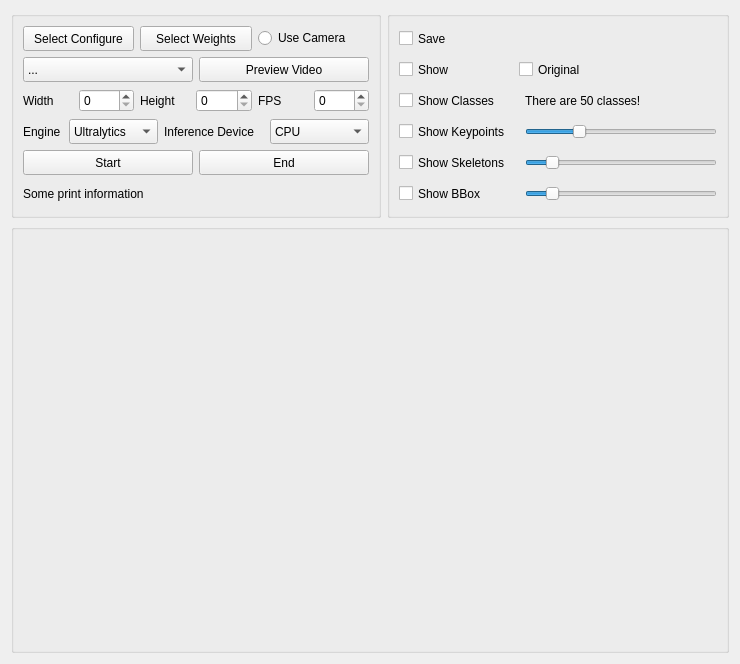
<?xml version="1.0" encoding="UTF-8"?>
<ui version="4.0">
 <class>AnimalPoseInference</class>
 <widget class="QWidget" name="AnimalPoseInference">
  <property name="geometry">
   <rect>
    <x>0</x>
    <y>0</y>
    <width>740</width>
    <height>664</height>
   </rect>
  </property>
  <property name="sizePolicy">
   <sizepolicy hsizetype="Expanding" vsizetype="Expanding">
    <horstretch>0</horstretch>
    <verstretch>0</verstretch>
   </sizepolicy>
  </property>
  <property name="acceptDrops">
   <bool>false</bool>
  </property>
  <property name="windowTitle">
   <string>AnimalPoseInference</string>
  </property>
  <layout class="QVBoxLayout" name="AnimalPoseInferenceLayout">
   <item>
    <layout class="QHBoxLayout" name="BaseConfigure">
     <item>
      <widget class="QGroupBox" name="BaseToolsGroup">
       <property name="sizePolicy">
        <sizepolicy hsizetype="Preferred" vsizetype="Preferred">
         <horstretch>0</horstretch>
         <verstretch>0</verstretch>
        </sizepolicy>
       </property>
       <property name="title">
        <string/>
       </property>
       <layout class="QVBoxLayout" name="BaseToolsGroupLayout">
        <item>
         <layout class="QVBoxLayout" name="BaseToolsLayout">
          <item>
           <layout class="QHBoxLayout" name="BaseConfigureLayout">
            <item>
             <widget class="QPushButton" name="SelectConfigure">
              <property name="sizePolicy">
               <sizepolicy hsizetype="Preferred" vsizetype="Fixed">
                <horstretch>0</horstretch>
                <verstretch>0</verstretch>
               </sizepolicy>
              </property>
              <property name="minimumSize">
               <size>
                <width>0</width>
                <height>25</height>
               </size>
              </property>
              <property name="maximumSize">
               <size>
                <width>16777215</width>
                <height>25</height>
               </size>
              </property>
              <property name="text">
               <string>Select Configure</string>
              </property>
             </widget>
            </item>
            <item>
             <widget class="QPushButton" name="SelectWeights">
              <property name="sizePolicy">
               <sizepolicy hsizetype="Preferred" vsizetype="Fixed">
                <horstretch>0</horstretch>
                <verstretch>0</verstretch>
               </sizepolicy>
              </property>
              <property name="minimumSize">
               <size>
                <width>0</width>
                <height>25</height>
               </size>
              </property>
              <property name="maximumSize">
               <size>
                <width>16777215</width>
                <height>25</height>
               </size>
              </property>
              <property name="text">
               <string>Select Weights</string>
              </property>
             </widget>
            </item>
            <item>
             <widget class="QRadioButton" name="CameraORVideos">
              <property name="sizePolicy">
               <sizepolicy hsizetype="Preferred" vsizetype="Fixed">
                <horstretch>0</horstretch>
                <verstretch>0</verstretch>
               </sizepolicy>
              </property>
              <property name="text">
               <string>Use Camera</string>
              </property>
             </widget>
            </item>
           </layout>
          </item>
          <item>
           <layout class="QHBoxLayout" name="CameraVideosLayout">
            <item>
             <widget class="QComboBox" name="CameraVideosSelection">
              <property name="sizePolicy">
               <sizepolicy hsizetype="Preferred" vsizetype="Fixed">
                <horstretch>0</horstretch>
                <verstretch>0</verstretch>
               </sizepolicy>
              </property>
              <property name="minimumSize">
               <size>
                <width>0</width>
                <height>25</height>
               </size>
              </property>
              <property name="maximumSize">
               <size>
                <width>16777215</width>
                <height>25</height>
               </size>
              </property>
              <item>
               <property name="text">
                <string>...</string>
               </property>
              </item>
              <item>
               <property name="text">
                <string>Select video file...</string>
               </property>
              </item>
             </widget>
            </item>
            <item>
             <widget class="QPushButton" name="CheckCameraVideosConnect">
              <property name="sizePolicy">
               <sizepolicy hsizetype="Preferred" vsizetype="Fixed">
                <horstretch>0</horstretch>
                <verstretch>0</verstretch>
               </sizepolicy>
              </property>
              <property name="minimumSize">
               <size>
                <width>0</width>
                <height>25</height>
               </size>
              </property>
              <property name="maximumSize">
               <size>
                <width>16777215</width>
                <height>25</height>
               </size>
              </property>
              <property name="text">
               <string>Preview Video</string>
              </property>
             </widget>
            </item>
           </layout>
          </item>
          <item>
           <layout class="QHBoxLayout" name="CameraParametersLayout">
            <item>
             <layout class="QHBoxLayout" name="WidthLayout">
              <item>
               <widget class="QLabel" name="WidthLabel">
                <property name="minimumSize">
                 <size>
                  <width>50</width>
                  <height>25</height>
                 </size>
                </property>
                <property name="maximumSize">
                 <size>
                  <width>50</width>
                  <height>25</height>
                 </size>
                </property>
                <property name="text">
                 <string>Width</string>
                </property>
               </widget>
              </item>
              <item>
               <widget class="QSpinBox" name="WidthSetup"/>
              </item>
             </layout>
            </item>
            <item>
             <layout class="QHBoxLayout" name="HeightLayout">
              <item>
               <widget class="QLabel" name="HeightLabel">
                <property name="minimumSize">
                 <size>
                  <width>50</width>
                  <height>25</height>
                 </size>
                </property>
                <property name="maximumSize">
                 <size>
                  <width>50</width>
                  <height>25</height>
                 </size>
                </property>
                <property name="text">
                 <string>Height</string>
                </property>
               </widget>
              </item>
              <item>
               <widget class="QSpinBox" name="HeightSetup"/>
              </item>
             </layout>
            </item>
            <item>
             <layout class="QHBoxLayout" name="FPSLayout">
              <item>
               <widget class="QLabel" name="FPSLabel">
                <property name="minimumSize">
                 <size>
                  <width>50</width>
                  <height>25</height>
                 </size>
                </property>
                <property name="maximumSize">
                 <size>
                  <width>50</width>
                  <height>25</height>
                 </size>
                </property>
                <property name="text">
                 <string>FPS</string>
                </property>
               </widget>
              </item>
              <item>
               <widget class="QSpinBox" name="FPSSetup"/>
              </item>
             </layout>
            </item>
           </layout>
          </item>
          <item>
           <layout class="QHBoxLayout" name="EngineDeviceLayout">
            <item>
             <layout class="QHBoxLayout" name="EngineLayout">
              <item>
               <widget class="QLabel" name="EngineLabel">
                <property name="sizePolicy">
                 <sizepolicy hsizetype="Fixed" vsizetype="Fixed">
                  <horstretch>0</horstretch>
                  <verstretch>0</verstretch>
                 </sizepolicy>
                </property>
                <property name="minimumSize">
                 <size>
                  <width>40</width>
                  <height>25</height>
                 </size>
                </property>
                <property name="maximumSize">
                 <size>
                  <width>40</width>
                  <height>25</height>
                 </size>
                </property>
                <property name="text">
                 <string>Engine</string>
                </property>
               </widget>
              </item>
              <item>
               <widget class="QComboBox" name="EngineSelection">
                <property name="minimumSize">
                 <size>
                  <width>0</width>
                  <height>25</height>
                 </size>
                </property>
                <property name="maximumSize">
                 <size>
                  <width>16777215</width>
                  <height>25</height>
                 </size>
                </property>
                <item>
                 <property name="text">
                  <string>Ultralytics</string>
                 </property>
                </item>
                <item>
                 <property name="text">
                  <string>OpenCV</string>
                 </property>
                </item>
                <item>
                 <property name="text">
                  <string>OpenVINO</string>
                 </property>
                </item>
                <item>
                 <property name="text">
                  <string>MMdeploy</string>
                 </property>
                </item>
               </widget>
              </item>
             </layout>
            </item>
            <item>
             <layout class="QHBoxLayout" name="DeviceLayout">
              <item>
               <widget class="QLabel" name="DeviceLabel">
                <property name="minimumSize">
                 <size>
                  <width>100</width>
                  <height>25</height>
                 </size>
                </property>
                <property name="maximumSize">
                 <size>
                  <width>100</width>
                  <height>25</height>
                 </size>
                </property>
                <property name="text">
                 <string>Inference Device</string>
                </property>
               </widget>
              </item>
              <item>
               <widget class="QComboBox" name="DeviceSelection">
                <property name="minimumSize">
                 <size>
                  <width>0</width>
                  <height>25</height>
                 </size>
                </property>
                <property name="maximumSize">
                 <size>
                  <width>16777215</width>
                  <height>25</height>
                 </size>
                </property>
                <item>
                 <property name="text">
                  <string>CPU</string>
                 </property>
                </item>
                <item>
                 <property name="text">
                  <string>NVIDIA GPU</string>
                 </property>
                </item>
                <item>
                 <property name="text">
                  <string>Ascend NPU</string>
                 </property>
                </item>
                <item>
                 <property name="text">
                  <string>Intel NPU</string>
                 </property>
                </item>
                <item>
                 <property name="text">
                  <string>Hailo NPU</string>
                 </property>
                </item>
               </widget>
              </item>
             </layout>
            </item>
           </layout>
          </item>
          <item>
           <layout class="QHBoxLayout" name="StartEndLayout">
            <item>
             <widget class="QPushButton" name="Start">
              <property name="minimumSize">
               <size>
                <width>0</width>
                <height>25</height>
               </size>
              </property>
              <property name="maximumSize">
               <size>
                <width>16777215</width>
                <height>25</height>
               </size>
              </property>
              <property name="text">
               <string>Start</string>
              </property>
             </widget>
            </item>
            <item>
             <widget class="QPushButton" name="End">
              <property name="minimumSize">
               <size>
                <width>0</width>
                <height>25</height>
               </size>
              </property>
              <property name="maximumSize">
               <size>
                <width>16777215</width>
                <height>25</height>
               </size>
              </property>
              <property name="text">
               <string>End</string>
              </property>
             </widget>
            </item>
           </layout>
          </item>
         </layout>
        </item>
        <item>
         <widget class="QLabel" name="PrintInformation">
          <property name="sizePolicy">
           <sizepolicy hsizetype="Preferred" vsizetype="Fixed">
            <horstretch>0</horstretch>
            <verstretch>0</verstretch>
           </sizepolicy>
          </property>
          <property name="minimumSize">
           <size>
            <width>0</width>
            <height>25</height>
           </size>
          </property>
          <property name="maximumSize">
           <size>
            <width>16777215</width>
            <height>25</height>
           </size>
          </property>
          <property name="text">
           <string>Some print information</string>
          </property>
         </widget>
        </item>
       </layout>
      </widget>
     </item>
     <item>
      <widget class="QGroupBox" name="ShowToolsGroup">
       <property name="sizePolicy">
        <sizepolicy hsizetype="Preferred" vsizetype="Preferred">
         <horstretch>0</horstretch>
         <verstretch>0</verstretch>
        </sizepolicy>
       </property>
       <property name="title">
        <string/>
       </property>
       <layout class="QVBoxLayout" name="ShowToolsGroupLayout">
        <item>
         <layout class="QVBoxLayout" name="ShowToolsLayout">
          <item>
           <widget class="QCheckBox" name="Save">
            <property name="sizePolicy">
             <sizepolicy hsizetype="Fixed" vsizetype="Fixed">
              <horstretch>0</horstretch>
              <verstretch>0</verstretch>
             </sizepolicy>
            </property>
            <property name="minimumSize">
             <size>
              <width>120</width>
              <height>25</height>
             </size>
            </property>
            <property name="maximumSize">
             <size>
              <width>120</width>
              <height>25</height>
             </size>
            </property>
            <property name="text">
             <string>Save</string>
            </property>
           </widget>
          </item>
          <item>
           <layout class="QHBoxLayout" name="ShowLayout">
            <property name="spacing">
             <number>0</number>
            </property>
            <property name="sizeConstraint">
             <enum>QLayout::SizeConstraint::SetDefaultConstraint</enum>
            </property>
            <item>
             <widget class="QCheckBox" name="Show">
              <property name="sizePolicy">
               <sizepolicy hsizetype="Fixed" vsizetype="Fixed">
                <horstretch>0</horstretch>
                <verstretch>0</verstretch>
               </sizepolicy>
              </property>
              <property name="minimumSize">
               <size>
                <width>120</width>
                <height>25</height>
               </size>
              </property>
              <property name="maximumSize">
               <size>
                <width>120</width>
                <height>25</height>
               </size>
              </property>
              <property name="text">
               <string>Show</string>
              </property>
             </widget>
            </item>
            <item>
             <widget class="QCheckBox" name="Backgroud">
              <property name="enabled">
               <bool>true</bool>
              </property>
              <property name="sizePolicy">
               <sizepolicy hsizetype="Preferred" vsizetype="Fixed">
                <horstretch>0</horstretch>
                <verstretch>0</verstretch>
               </sizepolicy>
              </property>
              <property name="minimumSize">
               <size>
                <width>120</width>
                <height>25</height>
               </size>
              </property>
              <property name="text">
               <string>Original</string>
              </property>
              <property name="tristate">
               <bool>true</bool>
              </property>
             </widget>
            </item>
           </layout>
          </item>
          <item>
           <layout class="QHBoxLayout" name="ShowClassesLayout">
            <item>
             <widget class="QCheckBox" name="ShowClasses">
              <property name="sizePolicy">
               <sizepolicy hsizetype="Fixed" vsizetype="Fixed">
                <horstretch>0</horstretch>
                <verstretch>0</verstretch>
               </sizepolicy>
              </property>
              <property name="minimumSize">
               <size>
                <width>120</width>
                <height>25</height>
               </size>
              </property>
              <property name="maximumSize">
               <size>
                <width>120</width>
                <height>25</height>
               </size>
              </property>
              <property name="text">
               <string>Show Classes</string>
              </property>
             </widget>
            </item>
            <item>
             <widget class="QLabel" name="Classes">
              <property name="minimumSize">
               <size>
                <width>0</width>
                <height>25</height>
               </size>
              </property>
              <property name="maximumSize">
               <size>
                <width>16777215</width>
                <height>25</height>
               </size>
              </property>
              <property name="text">
               <string>There are 50 classes!</string>
              </property>
             </widget>
            </item>
           </layout>
          </item>
          <item>
           <layout class="QHBoxLayout" name="ShowKeypointsLayout">
            <item>
             <widget class="QCheckBox" name="ShowKeypoints">
              <property name="sizePolicy">
               <sizepolicy hsizetype="Fixed" vsizetype="Fixed">
                <horstretch>0</horstretch>
                <verstretch>0</verstretch>
               </sizepolicy>
              </property>
              <property name="minimumSize">
               <size>
                <width>120</width>
                <height>25</height>
               </size>
              </property>
              <property name="maximumSize">
               <size>
                <width>120</width>
                <height>25</height>
               </size>
              </property>
              <property name="text">
               <string>Show Keypoints</string>
              </property>
             </widget>
            </item>
            <item>
             <widget class="QSlider" name="ShowKeypointsRadius">
              <property name="minimum">
               <number>1</number>
              </property>
              <property name="maximum">
               <number>20</number>
              </property>
              <property name="pageStep">
               <number>2</number>
              </property>
              <property name="sliderPosition">
               <number>6</number>
              </property>
              <property name="orientation">
               <enum>Qt::Orientation::Horizontal</enum>
              </property>
              <property name="invertedAppearance">
               <bool>false</bool>
              </property>
              <property name="invertedControls">
               <bool>false</bool>
              </property>
              <property name="tickPosition">
               <enum>QSlider::TickPosition::NoTicks</enum>
              </property>
             </widget>
            </item>
           </layout>
          </item>
          <item>
           <layout class="QHBoxLayout" name="ShowSkeletonsLayout">
            <item>
             <widget class="QCheckBox" name="ShowSkeletons">
              <property name="sizePolicy">
               <sizepolicy hsizetype="Fixed" vsizetype="Fixed">
                <horstretch>0</horstretch>
                <verstretch>0</verstretch>
               </sizepolicy>
              </property>
              <property name="minimumSize">
               <size>
                <width>120</width>
                <height>25</height>
               </size>
              </property>
              <property name="maximumSize">
               <size>
                <width>120</width>
                <height>25</height>
               </size>
              </property>
              <property name="text">
               <string>Show Skeletons</string>
              </property>
             </widget>
            </item>
            <item>
             <widget class="QSlider" name="ShowSkeletonsLineWidth">
              <property name="minimum">
               <number>1</number>
              </property>
              <property name="maximum">
               <number>10</number>
              </property>
              <property name="pageStep">
               <number>1</number>
              </property>
              <property name="value">
               <number>2</number>
              </property>
              <property name="orientation">
               <enum>Qt::Orientation::Horizontal</enum>
              </property>
             </widget>
            </item>
           </layout>
          </item>
          <item>
           <layout class="QHBoxLayout" name="ShowBBoxLayout">
            <item>
             <widget class="QCheckBox" name="ShowBBox">
              <property name="sizePolicy">
               <sizepolicy hsizetype="Fixed" vsizetype="Fixed">
                <horstretch>0</horstretch>
                <verstretch>0</verstretch>
               </sizepolicy>
              </property>
              <property name="minimumSize">
               <size>
                <width>120</width>
                <height>25</height>
               </size>
              </property>
              <property name="maximumSize">
               <size>
                <width>120</width>
                <height>25</height>
               </size>
              </property>
              <property name="text">
               <string>Show BBox</string>
              </property>
             </widget>
            </item>
            <item>
             <widget class="QSlider" name="ShowBBoxWidth">
              <property name="minimum">
               <number>1</number>
              </property>
              <property name="maximum">
               <number>10</number>
              </property>
              <property name="pageStep">
               <number>1</number>
              </property>
              <property name="value">
               <number>2</number>
              </property>
              <property name="orientation">
               <enum>Qt::Orientation::Horizontal</enum>
              </property>
             </widget>
            </item>
           </layout>
          </item>
         </layout>
        </item>
       </layout>
      </widget>
     </item>
    </layout>
   </item>
   <item>
    <widget class="QGroupBox" name="DisplayGroup">
     <property name="sizePolicy">
      <sizepolicy hsizetype="Expanding" vsizetype="Expanding">
       <horstretch>0</horstretch>
       <verstretch>0</verstretch>
      </sizepolicy>
     </property>
     <property name="title">
      <string/>
     </property>
     <property name="alignment">
      <set>Qt::AlignmentFlag::AlignCenter</set>
     </property>
     <layout class="QHBoxLayout" name="DisplayGroupLayout">
      <property name="spacing">
       <number>0</number>
      </property>
      <property name="leftMargin">
       <number>10</number>
      </property>
      <property name="topMargin">
       <number>10</number>
      </property>
      <property name="rightMargin">
       <number>10</number>
      </property>
      <property name="bottomMargin">
       <number>10</number>
      </property>
      <item>
       <widget class="QLabel" name="Display">
        <property name="sizePolicy">
         <sizepolicy hsizetype="Expanding" vsizetype="Expanding">
          <horstretch>0</horstretch>
          <verstretch>0</verstretch>
         </sizepolicy>
        </property>
        <property name="minimumSize">
         <size>
          <width>100</width>
          <height>100</height>
         </size>
        </property>
        <property name="maximumSize">
         <size>
          <width>1000</width>
          <height>1000</height>
         </size>
        </property>
        <property name="toolTipDuration">
         <number>0</number>
        </property>
        <property name="text">
         <string/>
        </property>
        <property name="pixmap">
         <pixmap>../../assets/logo_transparent.png</pixmap>
        </property>
        <property name="scaledContents">
         <bool>true</bool>
        </property>
        <property name="alignment">
         <set>Qt::AlignmentFlag::AlignCenter</set>
        </property>
       </widget>
      </item>
     </layout>
    </widget>
   </item>
  </layout>
 </widget>
 <resources/>
 <connections/>
</ui>
